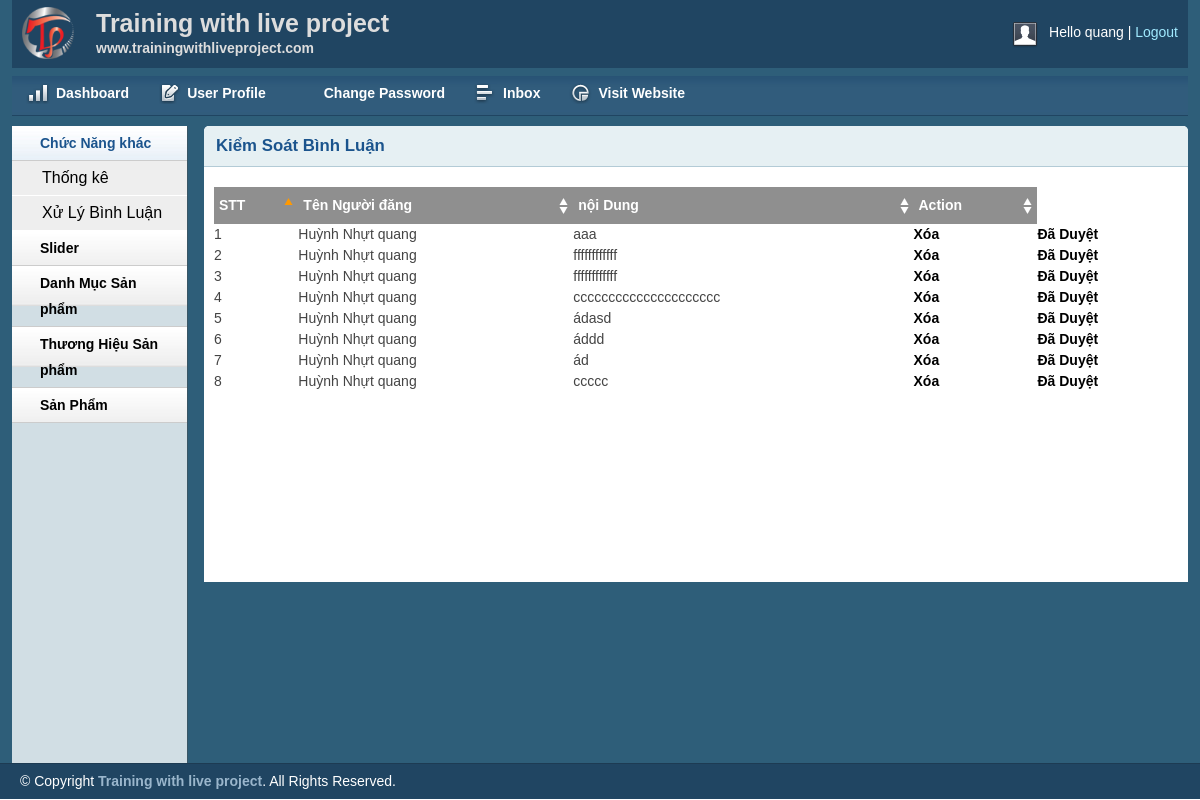
The page /admin/commentadmin.php (signed in) on the database its author committed.
### tables this page shows
CREATE TABLE `tbl_comment` (
  `id_comment` int(11) NOT NULL,
  `customerName` varchar(255) NOT NULL,
  `content` text NOT NULL,
  `productId` int(11) NOT NULL,
  `blog_id` int(11) NOT NULL,
  `status` int(11) NOT NULL DEFAULT 0
);

### lib/database.php (called while the page is built, shortened)
<?php
Class Database{
   public $host   = DB_HOST;
   public $user   = DB_USER;
   public $pass   = DB_PASS;
   public $dbname = DB_NAME;
   public $link;
private function connectDB(){
   $this->link = new mysqli($this->host, $this->user, $this->pass,
    $this->dbname);
    mysqli_set_charset($this->link, "utf8");
 }
public function select($query){
  $result = $this->link->query($query) or
   die($this->link->error.__LINE__);
  if($result->num_rows > 0){
    return $result;
  } else {
    return false;
  }
 }
}

### classes/customer.php (called while the page is built, shortened)
<?php
	$filepath = realpath(dirname(__FILE__));
	include_once ($filepath.'/../lib/database.php');
?>
<?php
	class customer
	{
		private $db;
		public function __construct(){
			$this->db = new Database();
		}
        public function show_comment(){
			$query ="SELECT * FROM tbl_comment order by id_comment desc ";
				$result = $this->db->select($query);
			return $result;
		}
	}
?>

### admin/commentadmin.php (the view, shortened to what this page needs)
<?php include 'inc/header.php';?>
<?php include 'inc/sidebar.php';?>
<?php include '../classes/customer.php';?>
<?php
    $customer = new customer();
?>
    <div class="grid_10">
        <div class="box round first grid">
        <h2>Kiểm Soát Bình Luận</h2>
                <div class="block">
                    <table class="data display datatable" id="example">
					<thead>
						<tr>
							<th>STT</th>
							<th>Tên Người đăng</th>
                            <th>nội Dung</th>
							<th>Action</th>
						</tr>
					</thead>
					<tbody>
						<?php
							$show_comment = $customer->show_comment();
							if($show_comment){
								$i =0;
								while ($result = $show_comment->fetch_assoc()) {
								$i++;
						?>
						<tr class="odd gradeX">
							<td><?php echo $i?></td>
                            <td><?php echo $result['customerName']?></td>
							<td><?php echo $result['content']?></td>
							<td><a onclick="return confirm('Bạn có muốn xóa không?')" href="?delid=<?php echo $result['id_comment']?>">Xóa</a></td>
                            <td><?php
                                if($result['status'] == 0){
                                ?>
                                <a href="?confirmid=<?php echo $result['id_comment']?>">Duyệt</a>
                                <?php
                                }else{
                                ?>
                                <a>Đã Duyệt</a>
                                <?php } ?>
                            </td>
                        </tr>
						<?php
							}
						}
						?>
					</tbody>
				</table>
            </div>
        </div>
    </div>
<?php include 'inc/footer.php';?>

### admin/css/layout.css (style rules this page uses)
body { background: #fff none repeat scroll 0 0; color: #444; font-size: 14px; padding: 0; }
a { color: #000; font-weight:bold; text-decoration: none; }
h1, h2, h3, h4, h5, h6 { line-height:1.2em; margin-bottom:.3em; }
h2 { margin-top:1em; }
.box { background:#fff; margin-bottom:20px; padding:10px 10px 10px 10px; margin-left:-8px; }
.box.grid { padding-bottom:40px; }
.box.round { -moz-border-radius: 5px 5px 0px 0px; -webkit-border-radius: 5px 5px 0px 0px; border-radius: 5px 5px 0px 0px; }
.box h2 { font-size:1.2em; font-weight:bold; color:#1B548D; background:#E6F0F3; margin:-10px -10px 0 -10px; padding:10px 12px; border-bottom:1px solid #B3CBD6; -moz-border-radius: 5px 5px 0px 0px; -webkit-border-radius: 5px 5px 0px 0px; border-radius: 5px 5px 0px 0px; }
.box.first { min-height: 406px; }
.block { padding-top:20px; }
.block { padding-bottom:1px; }
table.display { margin: 0 auto; clear: both; width: 100%; }
.sorting_asc { background: #8f8f8f url(../img/table/sort_asc.png) no-repeat center right; padding:8px 5px; text-align:left; color:#fff; }
.sorting { background:#8f8f8f url(../img/table/sort_both.png) no-repeat center right; padding:8px 5px; text-align:left; color:#fff; }

### rows shown on the page
tbl_comment: customerName "Huỳnh Nhựt quang", content "aaa", status "Đã Duyệt"
tbl_comment: customerName "Huỳnh Nhựt quang", content "ffffffffffff", status "Đã Duyệt"
tbl_comment: customerName "Huỳnh Nhựt quang", content "ffffffffffff", status "Đã Duyệt"
tbl_comment: customerName "Huỳnh Nhựt quang", content "ccccccccccccccccccccc", status "Đã Duyệt"
tbl_comment: customerName "Huỳnh Nhựt quang", content "ádasd", status "Đã Duyệt"
tbl_comment: customerName "Huỳnh Nhựt quang", content "áddd", status "Đã Duyệt"
tbl_comment: customerName "Huỳnh Nhựt quang", content "ád", status "Đã Duyệt"
tbl_comment: customerName "Huỳnh Nhựt quang", content "ccccc", status "Đã Duyệt"

### other values the page prints
Session::get('adminName') "quang"
